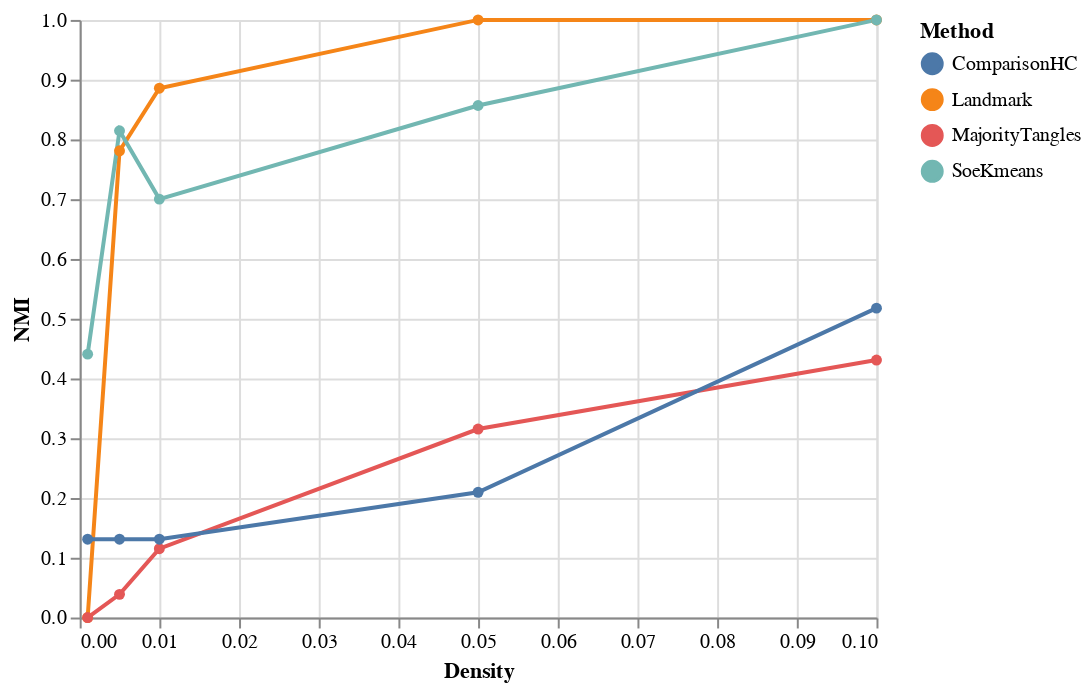

Notebook source saved alongside this figure:
### Code cell
alt.Chart(df).mark_line(point={}).encode(x="Density", y="NMI:Q", color="Method:N")

### Figure 1 — Vega-Lite specification as saved in the notebook (floating-point values rounded to 4 significant figures)
{"config": {"view": {"continuousWidth": 400, "continuousHeight": 300}}, "data": {"name": "data-813d351983af9f4555c5bf7d6d4284de"}, "mark": {"type": "line", "point": {}}, "encoding": {"color": {"type": "nominal", "field": "Method"}, "x": {"type": "quantitative", "field": "Density"}, "y": {"type": "quantitative", "field": "NMI"}}, "$schema": "https://vega.github.io/schema/vega-lite/v4.8.1.json", "datasets": {"data-813d351983af9f4555c5bf7d6d4284de": [{"Density": 0.1, "Method": "Landmark", "NMI": 1.0}, {"Density": 0.05, "Method": "Landmark", "NMI": 1.0}, {"Density": 0.01, "Method": "Landmark", "NMI": 0.8857}, {"Density": 0.005, "Method": "Landmark", "NMI": 0.781}, {"Density": 0.001, "Method": "Landmark", "NMI": 0.0}, {"Density": 0.1, "Method": "SoeKmeans", "NMI": 1.0}, {"Density": 0.05, "Method": "SoeKmeans", "NMI": 0.8568}, {"Density": 0.01, "Method": "SoeKmeans", "NMI": 0.7002}, {"Density": 0.005, "Method": "SoeKmeans", "NMI": 0.8145}, {"Density": 0.001, "Method": "SoeKmeans", "NMI": 0.4407}, {"Density": 0.1, "Method": "MajorityTangles", "NMI": 0.4309}, {"Density": 0.05, "Method": "MajorityTangles", "NMI": 0.3154}, {"Density": 0.01, "Method": "MajorityTangles", "NMI": 0.1152}, {"Density": 0.005, "Method": "MajorityTangles", "NMI": 0.03879}, {"Density": 0.001, "Method": "MajorityTangles", "NMI": 0.0}, {"Density": 0.1, "Method": "ComparisonHC", "NMI": 0.5177}, {"Density": 0.05, "Method": "ComparisonHC", "NMI": 0.2096}, {"Density": 0.01, "Method": "ComparisonHC", "NMI": 0.131}, {"Density": 0.005, "Method": "ComparisonHC", "NMI": 0.131}, {"Density": 0.001, "Method": "ComparisonHC", "NMI": 0.131}]}}
